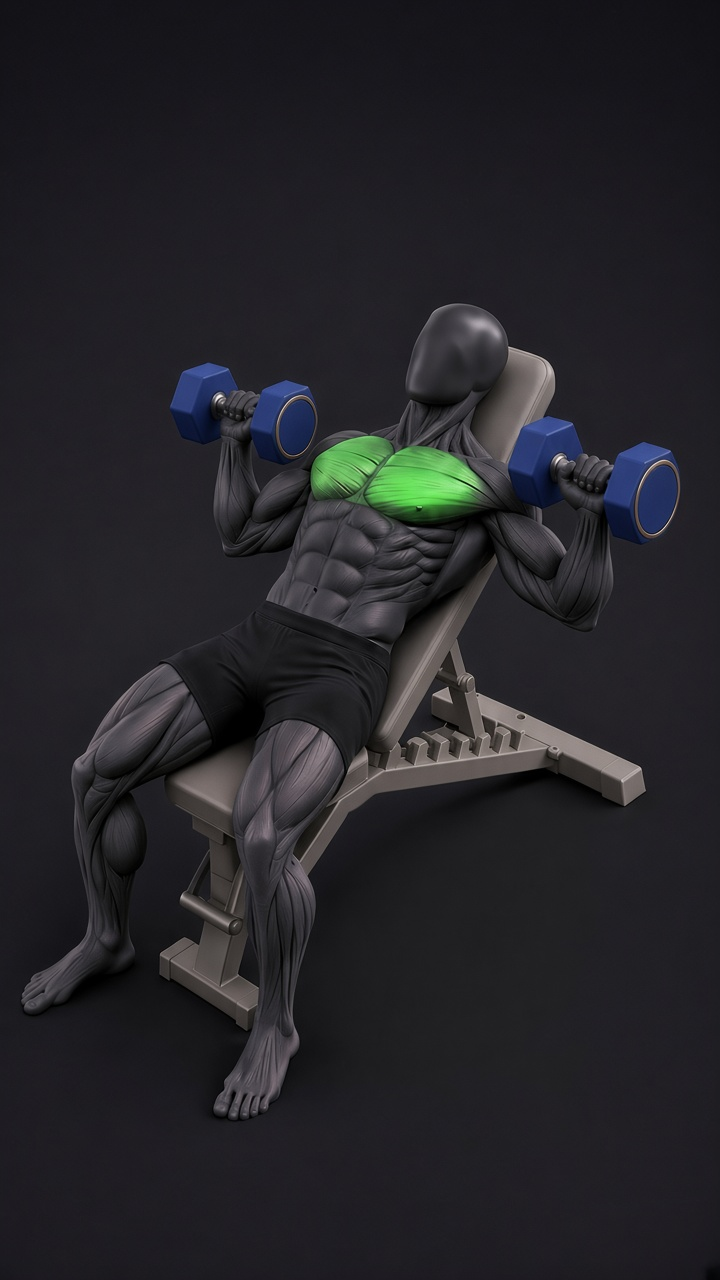
#> input picture inputs/day6_v5/day6_v5_right_start_gen_raw.jpg, 720 x 1280 px
$ python -i xai_edit.py   (imports and definitions only)
#> lines starting #> are read from the running program, lines starting #| are printed output that depends on the picture; after the words box and inside, x2 and y2 are one past the last pixel; in counts of white or black regions, pixels touching at a corner belong together
#> further down, picture is the input picture: shape (1280, 720, 3); mean B, G, R 40.4, 36, 36.7
"""Grok Imagine video edit (xAI API) for pair renders: same motion, different anatomy rendering.

Day 6+ pair rule: steps 1/3 share one motion and steps 2/4 share one motion. When a motion's base clip
has its anatomy baked in (e.g. muscle), the other rendering (e.g. bone X-Ray) is made by a *video edit*
of the base, which keeps the duration, framing, camera and motion and changes only the anatomy overlay.

API (docs.x.ai > Video Editing, checked 2026-10-30):
  POST https://api.x.ai/v1/videos/edits  {model: grok-imagine-video, prompt, video: {url | data URI | file_id}}
  -> {request_id};  poll GET /v1/videos/{request_id} until status == done (video.url) | failed | expired.
  Source mp4 <= 8.7 s, output keeps duration/aspect/resolution (<= 720p). ~$0.07 per output second at 720p.

Safety:
  * Key only from env XAI_API_KEY (or /home/box/.kairo/xai_api_key, chmod 600). Never printed/logged/committed.
  * ONE TAKE per target: every request is recorded in _cache_gymform/xai_edits.jsonl; a target that already
    has a ledger entry is refused unless --retake is passed explicitly (needs owner approval: costs money).
  * Existing target files are never overwritten.

Usage:
  python3 -m gymform.xai_edit --day 6 [--dry-run] [--only wrong|right] [--retake]
Config (motions.<m>.renders.bone): {"file": ..., "edit_of": <base>, "edit": {"color": "crimson"}}
"""
import argparse
import base64
import json
import os
import subprocess
import sys
import time

import requests

ROOT = os.path.dirname(os.path.dirname(os.path.abspath(__file__)))
ASSETS = os.path.join(ROOT, "output", "assets")
LEDGER = os.path.join(ROOT, "_cache_gymform", "xai_edits.jsonl")
API = "https://api.x.ai/v1"
MODEL = "grok-imagine-video"
USD_PER_S_720P = 0.07
MAX_SRC_S = 8.7

# t529u root cause: the first prompt said "show a glowing X-ray skeleton", which the model read as a full-body X-ray:
# it darkened/thinned the limbs into see-through glass, added leg bones and drew cyan (not emerald). The approved
# bone clips (Day 1-6 i2v) are an OPAQUE silver mannequin with thin glowing UPPER-BODY bones only. Say exactly that.
# t530u: "뼈 색상이 너무 진하면 뼈가 안보이자나" -> bright luminous near-white bones (Day 1 v36), only a subtle tint
COLOR_WORDS = {
    "crimson": "bright luminous near-white bones with only a subtle soft red glow at the edges (not dark, not saturated red)",
    "emerald": "bright luminous near-white bones with only a subtle soft green glow at the edges (not dark, not saturated green, not cyan)",
}
PROMPTS = {
    "bone": ("Change only the anatomy overlay. Remove the coloured muscle fibres and instead draw thin glowing "
             "bones of the UPPER BODY ONLY (rib cage, clavicles, scapulae, upper-arm and forearm bones) as a luminous "
             "X-ray overlay on top of the skin: {cw}. The mannequin skin stays fully OPAQUE matte silver-grey exactly as in the "
             "original: same arm, shoulder, torso and leg thickness and shape, not transparent, not darkened, not glass. "
             "No bones and no glow on the hips, legs or feet; no glow outside the body. Keep everything else exactly as "
             "in the original: camera angle, framing, mannequin size, black shorts, dumbbells, bench, studio background, "
             "lighting, and the exact same motion and timing."),
    "muscle": ("Change only the anatomy overlay: remove the bone overlay and show glowing {cw} muscle fibres on the "
               "target muscles. The mannequin skin stays fully opaque matte silver with the same limb thickness and "
               "shape. Keep everything else exactly as in the original: camera angle, framing, mannequin, black shorts, "
               "equipment, studio background, lighting, and the exact same motion and timing."),
}
# ACCEPTANCE QC (before an edit may enter output/assets), measured against the base clip on 9 frames.
# Calibrated on Day 6: base vs itself = 1.00; t522 wrong edit = sil IoU 0.82 + leg bones (reject); t522 right
# edit = IoU 0.75, area 0.75, hue 86 (cyan) (reject).
ACCEPT = {"sil_iou_min": 0.90, "area_ratio": (0.93, 1.07), "flow_p90_max_px": 4.0, "leg_glow_max": 0.01,
          # bone colour (t530u): soft tint hue range + bright luminous bones. Calibrated on the approved-look native
          # i2v bone clips day6_idp_step1_bone (V50 219, S50 0.40, core 0.17, dark 0.075) / step3_bone (V50 199,
          # S50 0.33, core 0.22, dark 0.003); t522 right edit = V50 249 but S50 0.67, core 0.00, hue 86 (reject)
          "hue": {"emerald": (40, 80), "crimson": (168, 12)},
          "bone_V50_min": 190, "bone_S50_max": 0.50, "white_core_min": 0.10, "dark_fill_max": 0.12}


def bone_colour(bgr):
    """Raw-clip bone pixels: tinted glow (S>64, V>100) + their near-white cores (L>185, S<=64, within 3px)."""
    import cv2
    import numpy as np
    hsv = cv2.cvtColor(bgr, cv2.COLOR_BGR2HSV)
#> hsv: shape (1280, 720, 3); mean H, S, V 117.2, 39.5, 41.8
    Hh, S, V = (hsv[..., i].astype(np.float32) for i in range(3))
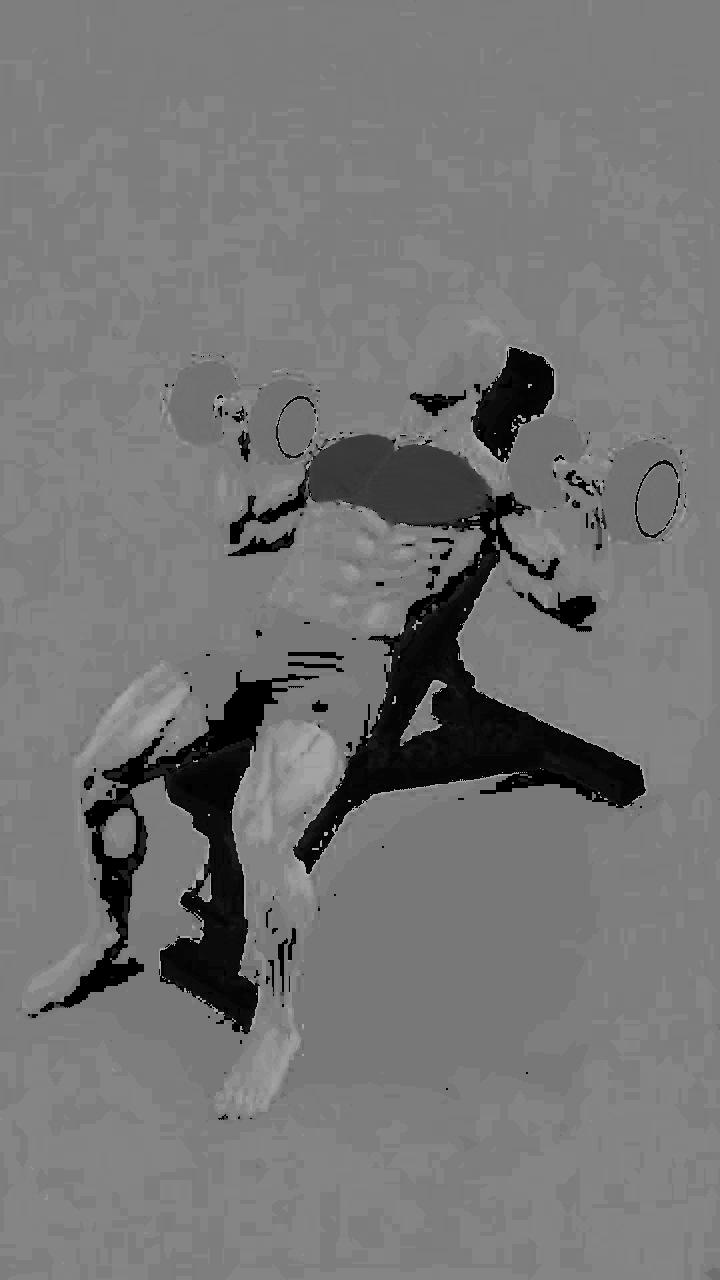
#> Hh: shape (1280, 720) float32; min 0, max 178, mean 117.2
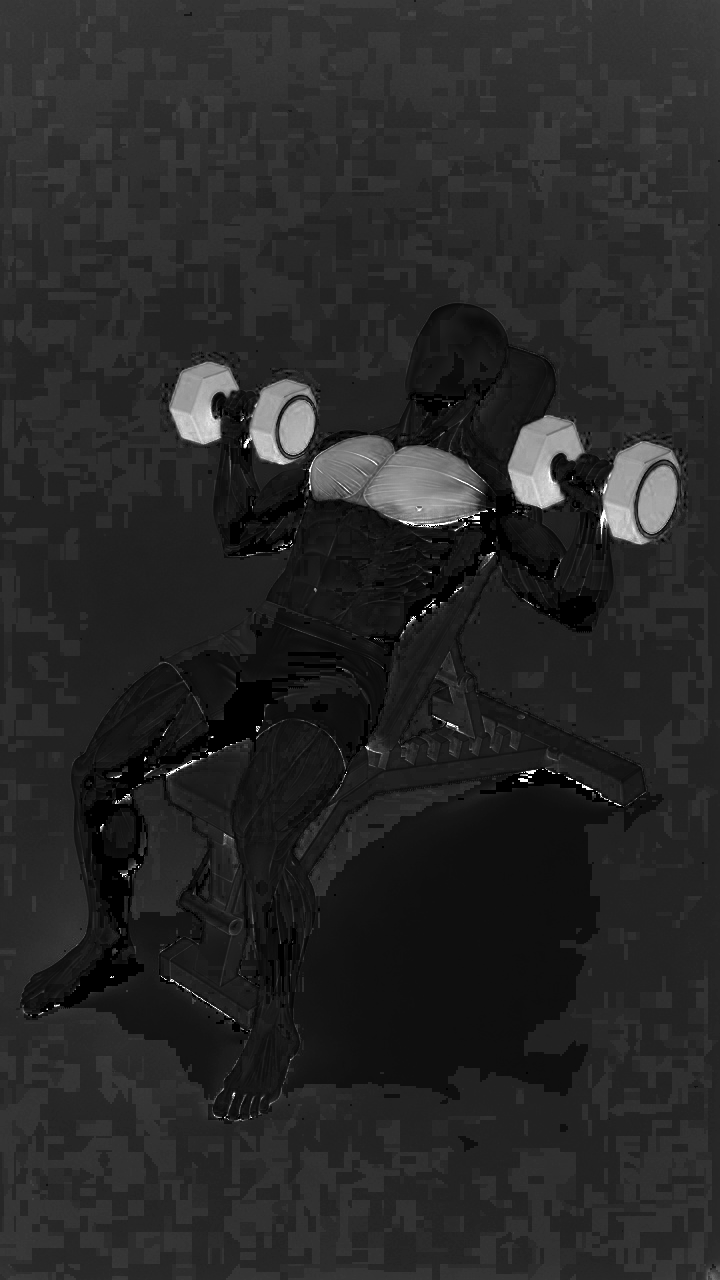
#> S: shape (1280, 720) float32; min 0, max 255, mean 39.5
    L = cv2.cvtColor(bgr, cv2.COLOR_BGR2GRAY).astype(np.float32)
    tint = (S > 64) & (V > 100)
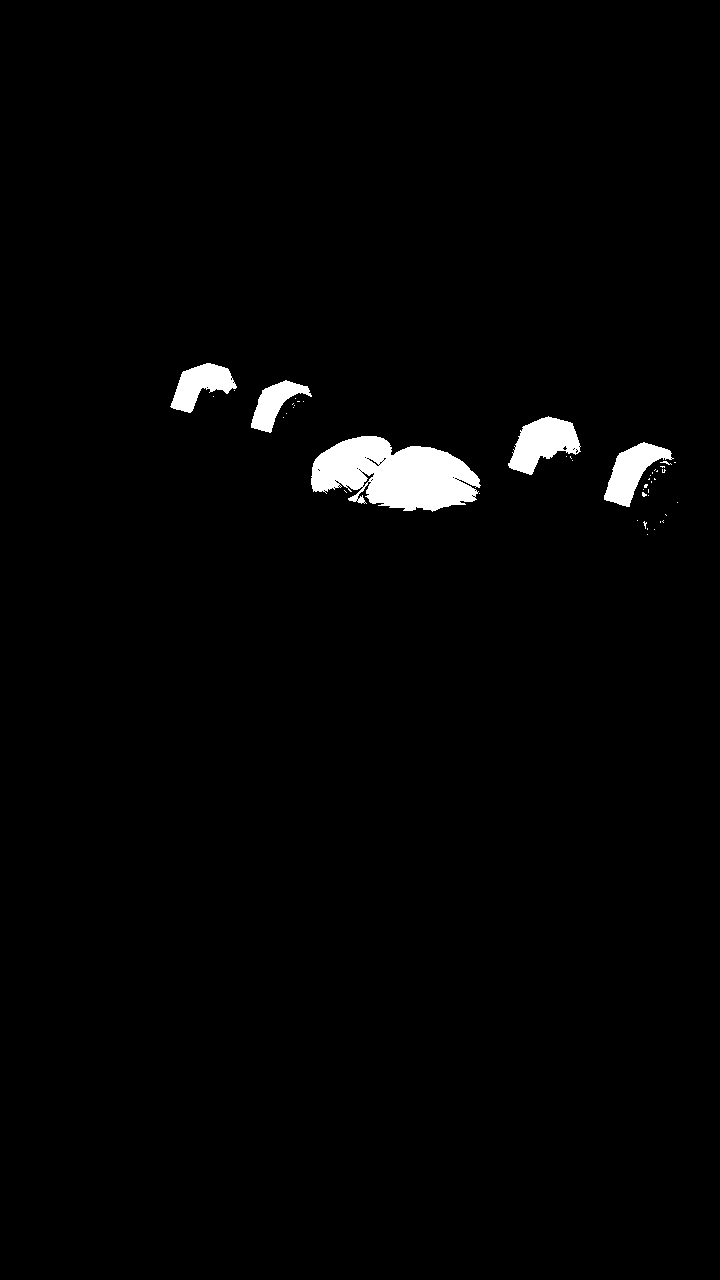
#> tint: shape (1280, 720) bool; 1.8% white; 45 white regions (40 under 20 px), largest, box (x1, y1, x2, y2) and area: (311, 436, 481, 512) 8636, (508, 416, 581, 475) 2447, (604, 442, 674, 507) 2028, (170, 363, 237, 413) 1741, (251, 380, 312, 433) 1371
    core = (cv2.dilate(tint.astype(np.uint8), np.ones((7, 7), np.uint8)) > 0) & (L > 185) & (S <= 64)
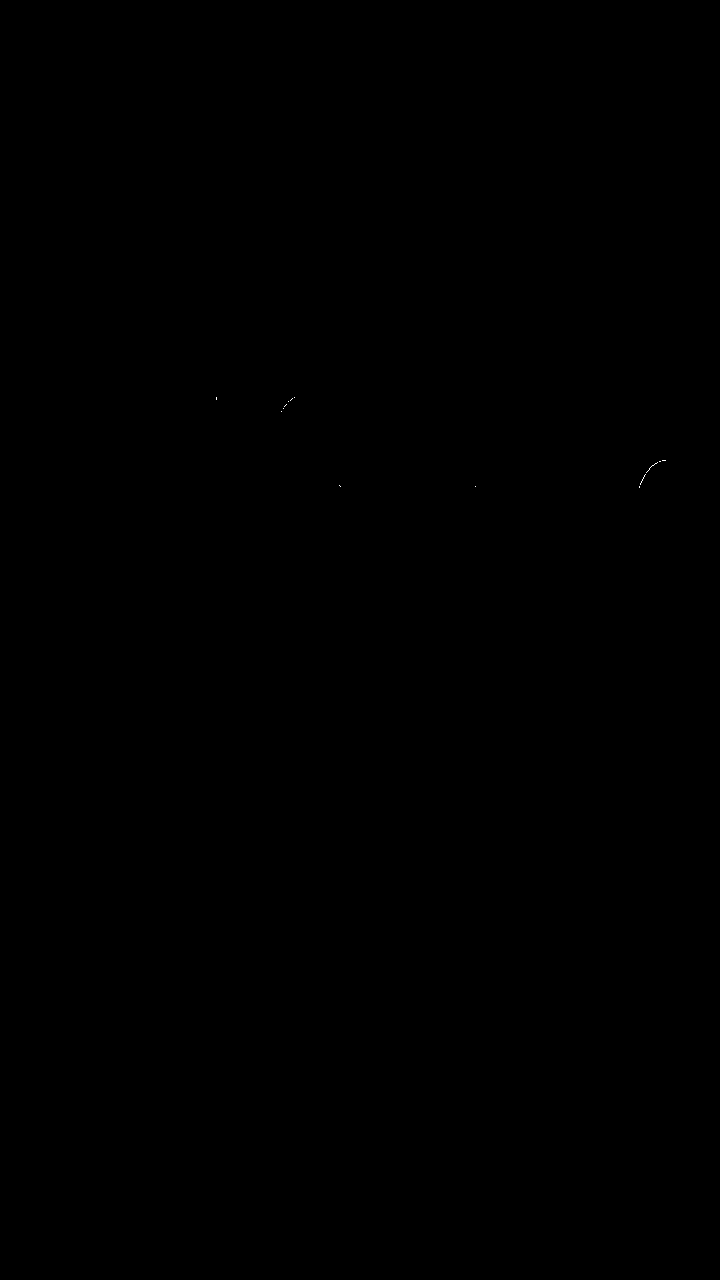
#> core: shape (1280, 720) bool; 0.01% white in thin lines or dots, all inside (x1, y1, x2, y2) = (216, 397, 666, 488)
    b = tint | core
#> b: shape (1280, 720) bool; 1.8% white; 53 white regions (48 under 20 px), largest, box (x1, y1, x2, y2) and area: (311, 436, 481, 512) 8639, (508, 416, 581, 475) 2447, (604, 442, 674, 507) 2053, (170, 363, 237, 413) 1741, (251, 380, 312, 433) 1371
    n = int(b.sum())
#> n = 16410
    if n < 300 or not tint.any():
        return None
    return {"V50": float(np.median(V[b])), "S50": float(np.median(S[b]) / 255.0), "hue": float(np.median(Hh[tint])),
            "white_core": float(core.sum()) / n, "dark_fill": float(((S > 150) & (V < 200) & b).sum()) / n}
DEFAULT_COLOR = {"wrong": "crimson", "right": "emerald"}


# [219 lines left out: functions _key, _probe_s, _ledger, _log, jobs_for, _frames and 3 more, not called in this run]


# [2 lines not run here, left out]

>>> import cv2
>>> picture = cv2.imread('../inputs/day6_v5/day6_v5_right_start_gen_raw.jpg')
>>> result = bone_colour(picture)
#> result = {'V50': 146, 'S50': 0.565, 'hue': 59, 'white_core': 0.00293, 'dark_fill': 0.356}

$ run again, on inputs/day6_v5/day6_v5_wrong_start_gen_raw.jpg
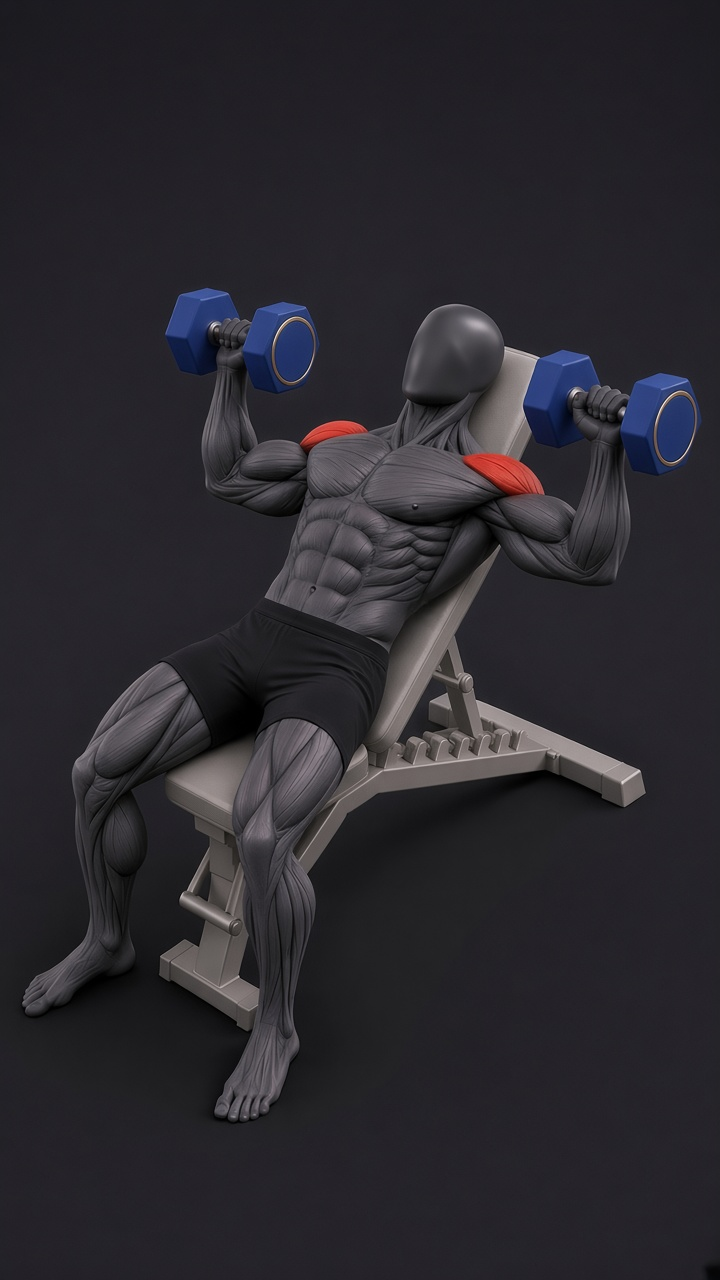
#> input picture inputs/day6_v5/day6_v5_wrong_start_gen_raw.jpg, 720 x 1280 px
#> picture is the input picture: shape (1280, 720, 3); mean B, G, R 46.8, 40.7, 43
#> hsv: shape (1280, 720, 3); mean H, S, V 120.3, 37.3, 47.7
#> in bone_colour, `Hh, S, V = (hsv[..., i].astype(np.float32) for i in range(3))`:
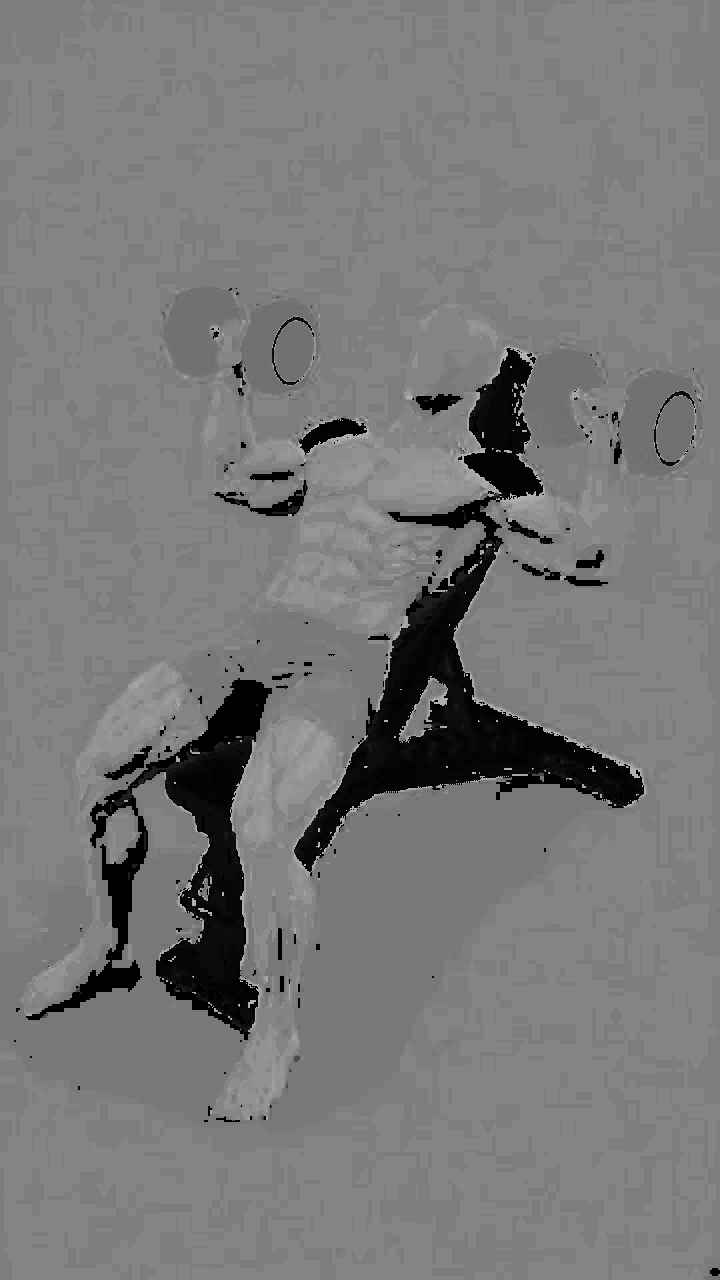
#> Hh: shape (1280, 720) float32; min 0, max 179, mean 120.3
#> in bone_colour, `tint = (S > 64) & (V > 100)`:
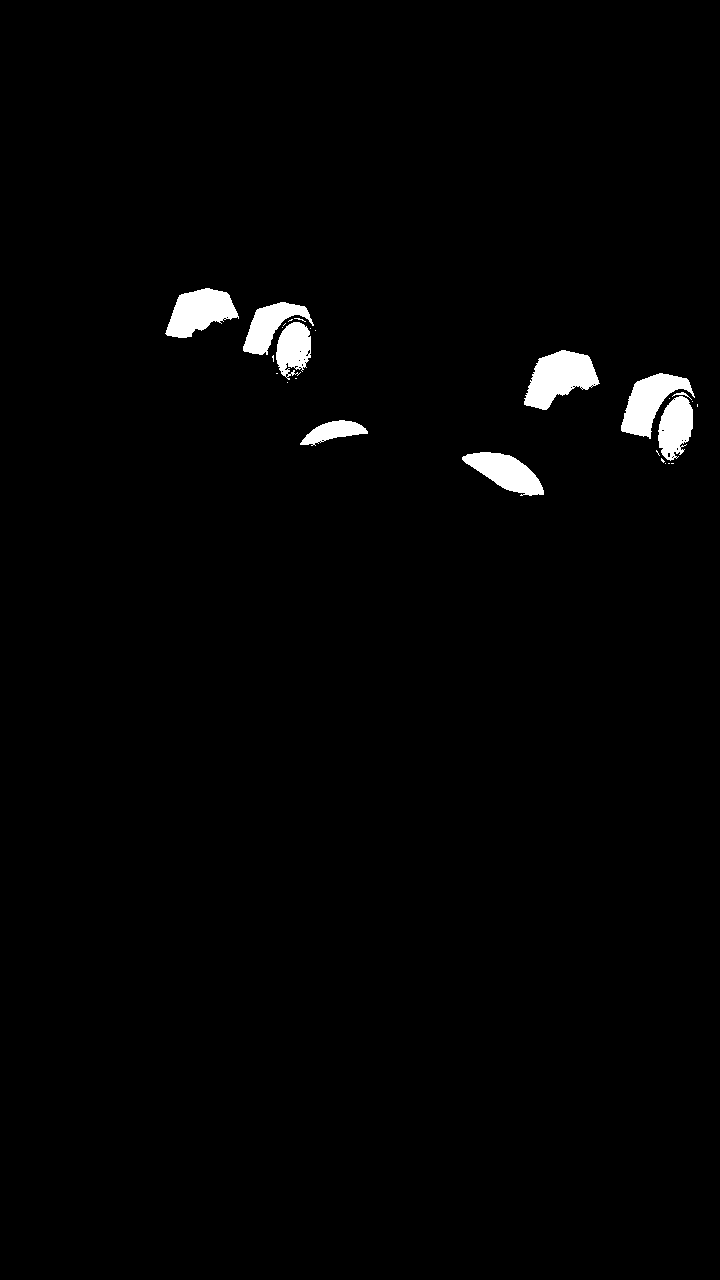
#> tint: shape (1280, 720) bool; 1.6% white; 27 white regions (18 under 20 px), largest, box (x1, y1, x2, y2) and area: (524, 350, 600, 410) 2723, (165, 288, 239, 338) 2294, (621, 373, 695, 439) 2239
#> core: shape (1280, 720) bool; 0.01% white in thin lines or dots, all inside (x1, y1, x2, y2) = (211, 317, 692, 463)
#> b: shape (1280, 720) bool; 1.6% white; 37 white regions (27 under 20 px), largest, box (x1, y1, x2, y2) and area: (524, 350, 600, 410) 2746, (165, 288, 239, 338) 2294, (621, 373, 695, 439) 2242
#> n = 15025
#> result = {'V50': 129, 'S50': 0.635, 'hue': 113, 'white_core': 0.00865, 'dark_fill': 0.732}
